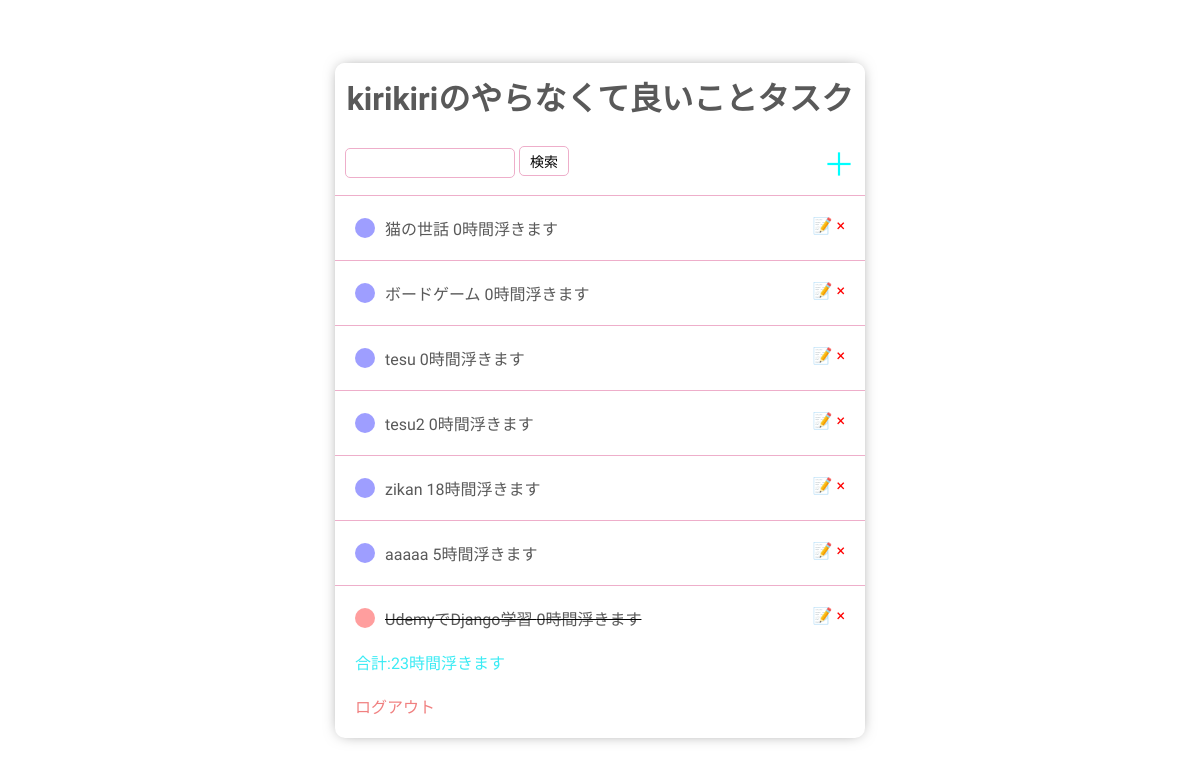
The app's page / (signed in) with its own data.
### todoapp/models.py (models this page shows)
class Task(models.Model):
    user = models.ForeignKey(User, on_delete=models.CASCADE, null=True, blank=True)
    title = models.CharField(max_length=100)
    description = models.TextField(null=True, blank=True)
    completed = models.BooleanField(default=False)
    coreatedDate = models.DateTimeField(auto_now_add=True)
    timeField = models.IntegerField(validators=[MinValueValidator(1), MaxValueValidator(24)], null=True, blank=True)
    timeTotal = models.IntegerField(default=0, null=True, blank=True)
    def __str__(self):
        return self.title
    class Meta:
        ordering = ["completed"]

### todoapp/views.py (the view, shortened to what this page needs)
# urls.py: path("", TaskList.as_view(), name="tasks"),
class TaskList(LoginRequiredMixin, ListView):
    model = Task
    context_object_name = "tasks"
    def get_context_data(self, *args):
        context = super().get_context_data(*args)
        totalTime = Task.objects.all().aggregate(Sum('timeField'))
        context["total"] = totalTime
        return context

### todoapp/templates/todoapp/task_list.html (shortened to what this page needs)
{% extends 'todoapp/base.html' %}
{% load mathfilters %}
{% block content %}
<div class="header">
    <h1>{{request.user}}のやらなくて良いことタスク</h1>
</div>
<div class="searchWrapper">
<form method="GET">
    <input type="text" name="search" value="{{search}}" class="searchInput">
    <input type="submit" value="検索" class="searchButton">
</form>
<a href="{% url 'create-task' %}" class="addButton">＋</a>
</div>
    {% for task in tasks %}
    <div class="taskWrapper">
        {% if task.completed %}
        <div class="taskTitle">
            <div class="taskCompletedIcon"></div>
           <s><a href="{% url 'task' task.id %}">{{task}}          {{task.timeField}}時間浮きます</a></s>
        </div>
    <div>
        <a href="{% url 'edit-task' task.id %}" class="editButton">&#x1f4dd;</a>
        <a href="{% url 'delete-task' task.id %}" class="deleteButton">×</a>
    </div>
        {% else %}
        <div class="taskTitle">
            <div class="taskInCompletedIcon"></div>
            <a href="{% url 'task' task.id %}">{{task}}            {{task.timeField}}時間浮きます</a>
    </div>
         <div>
         <a href="{% url 'edit-task' task.id %}" class="editButton">&#x1f4dd;</a>
         <a href="{% url 'delete-task' task.id %}" class="deleteButton">×</a>
    </div>
         {% endif %}
    </div>
    {% empty %}
    <h3 style="padding-left: 20px;">タスクがありません</h3>
    {% endfor %}
    <a style="padding-left: 20px; color: #3bebf4;">合計:{{ total.timeField__sum }}時間浮きます</a>
<div class="loginAndLogout">
{% if request.user.is_authenticated %}
<a href="{% url 'logout' %}">ログアウト</a>
{% else %}
<a href="{% url 'login' %}">ログイン</a>
{% endif %}
{% endblock content %}

### todoapp/templates/todoapp/base.html (shortened to what this page needs)
<!DOCTYPE html>
<html lang="en">
<head>
    {% load static %}
<link rel="stylesheet" href="{% static 'css/base.css' %}">
</head>
<body>
    <div class="todoAppWrapper">
        {% block content %} {% endblock content %}
    </div>
</body>
</html>

### todoapp/static/css/base.css (style rules this page uses)
body { background-image: url( 'static/images/CorkBoard.jpg'); font-family: 'M PLUS Rounded 1c', sans-serif; padding-top: 55px; }
.todoAppWrapper { max-width: 530px; margin: 0 auto; background-color: white; box-shadow: 0px 0px 15px -5px #777777; border-radius: 10px; }
a { color: #595959; text-decoration: none; }
h1 { margin: 0; }
.header { text-align: center; padding: 10px 0; background: white; border-radius: 10px 10px 0 0; color: #595959; }
.taskWrapper { display: flex; justify-content: space-between; padding: 20px; border-top: 1px solid rgb(238,174,202); }
.taskTitle { display: flex; align-items: center; }
.taskCompletedIcon { height: 20px; width: 20px; background-color:#ff9e9e; border-radius: 50%; margin-right: 10px; }
.taskInCompletedIcon { height: 20px; width: 20px; background-color:#9e9eff; border-radius: 50%; margin-right: 10px; }
.loginAndLogout { padding: 20px; }
.loginAndLogout a { color: lightcoral; }
.editButton { color: aquamarine; }
.deleteButton { color: red; }
.searchWrapper { display: flex; justify-content: space-between; padding: 10px; align-items: center; }
.searchInput { height: 24px; outline: none; border: 1px solid rgb(238,174,202); border-radius: 5px; padding: 2px 4px; width: 160px !important; }
.searchButton { border: 1px solid rgb(238,174,202); padding: 4px 10px; background-color: white; border-radius: 5px; cursor: pointer; font-size: 14px; }
.addButton { font-size: 32px; color: aqua; }
input[type="text"], textarea { width: 100%; }

### records on screen
Task: title "猫の世話", timeField "0"
Task: title "ボードゲーム", timeField "0"
Task: title "tesu", timeField "0"
Task: title "tesu2", timeField "0"
Task: title "zikan", timeField "18"
Task: title "aaaaa", timeField "5"
Task: title "UdemyでDjango学習", timeField "0"

### other values on screen
{{ request.user }} "kirikiri"
{{ total.timeField__sum }} "23"
